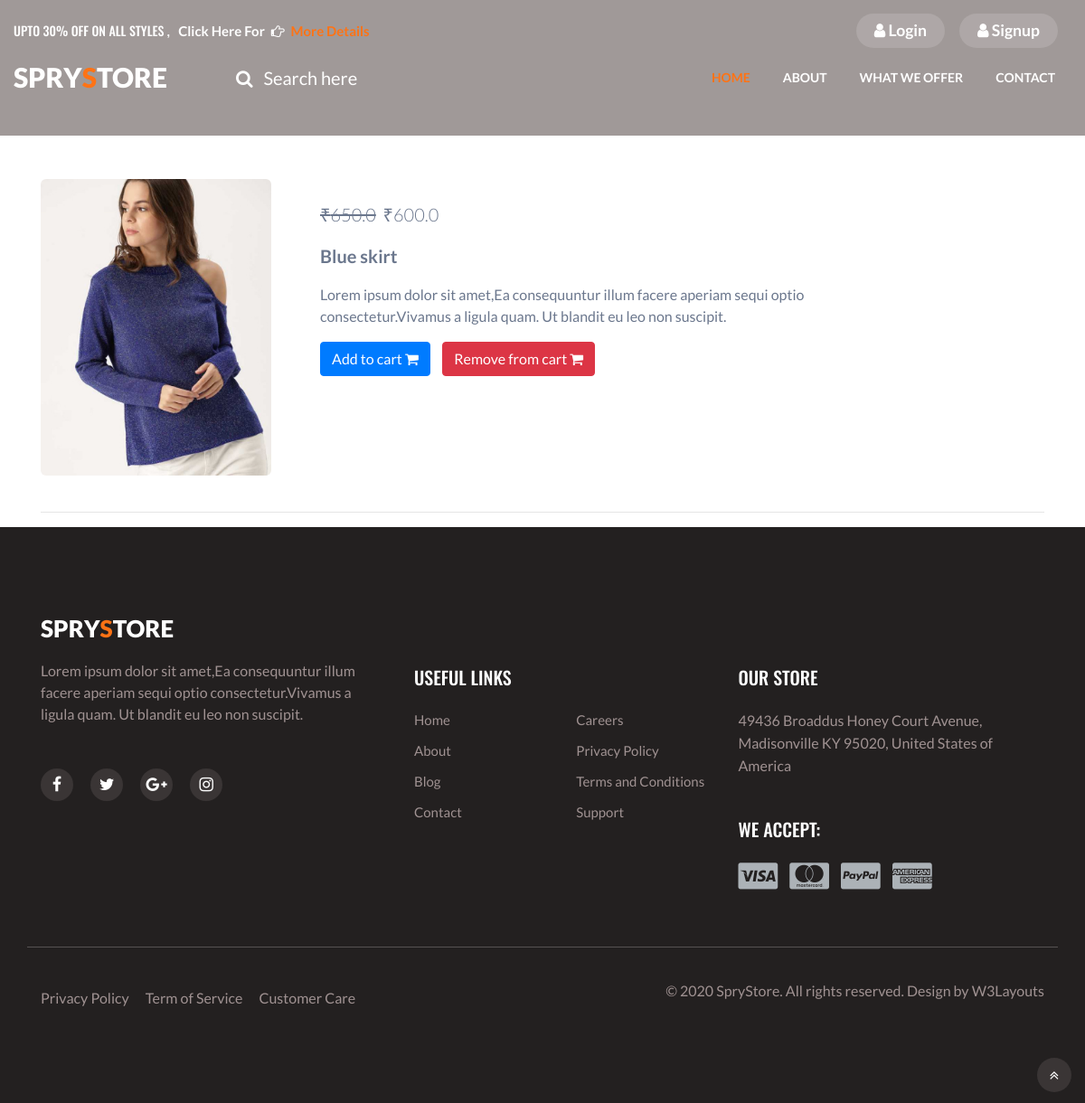
The app's page /product/2 with its own data.
### ecommerce/models.py (models this page shows, shortened)
class Item(models.Model):
	title = models.CharField(max_length=100)
	category_name = models.ForeignKey(Category,on_delete=models.CASCADE,blank=True,null=True)
	description = models.CharField(max_length=10000)
	original_price = models.FloatField()
	discount_price = models.FloatField(blank=True,null=True)
	first_image=models.ImageField(upload_to='images/')
	second_image=models.ImageField(upload_to='images/')
	def get_add_to_cart(self):
		return reverse("add_to_cart",kwargs={'id':self.id})
	def get_remove_from_cart(self):
		return reverse("remove_from_cart",kwargs={'id':self.id})

### ecommerce/views.py (the view)
# urls.py: path('product/<int:id>',views.product_detail,name='product_detail'),
def product_detail(request,id):
	item=Item.objects.get(id=id)
	return render(request,'product.html',{'item':item})

### ecommerce/templates/product.html (shortened to what this page needs)
{% extends 'base.html' %}
{% load static %}
{% block body %}
  <section>
    <div class="container dark-grey-text mt-5">
      <div class="row wow fadeIn">
        <div class="col-md-3 mb-4">
          <img src="{{ item.first_image.url }}" class="img-fluid" alt=""  >
        </div>
        <div class="col-md-7 mb-5">
          <div class="p-4">
            <p class="lead">
              {% if item.discount_price %}
                  <span class="price"><del>₹{{ item.original_price }}</del>&nbsp;&nbsp;₹{{ item.discount_price }}</span>
              {% else %}
                  <span class="price">${{ item.original_price }}</span>
              {% endif %}
            </p>
            <p class="lead font-weight-bold">{{ item.title }}</p>
            <p>{{ item.description }}</p>
            <div class="d-flex justify-content-left">
              <a href="{{ item.get_add_to_cart }}">
              <button class="btn btn-primary btn-md my-0 p " type="submit">Add to cart
                <span class="fa fa-shopping-cart "></span>
              </button>
            </a>
            <a href="{{ item.get_remove_from_cart }}">
              <button class="btn btn-danger btn-md my-0 p " type="submit">Remove from cart
                <span class="fa fa-shopping-cart "></span>
              </button>
            </a>
            </div>
          </div>
        </div>
      </div>
      <hr>
    </div>
  </section>
  {% endblock body %}

### records on screen
Item: first_image (picture), original_price "650.0", discount_price "600.0", title "Blue skirt", description "Lorem ipsum dolor sit amet,Ea consequuntur illum facere aperiam sequi optio consectetur.Vivamus a ligula quam. Ut blandit eu leo non suscipit."
